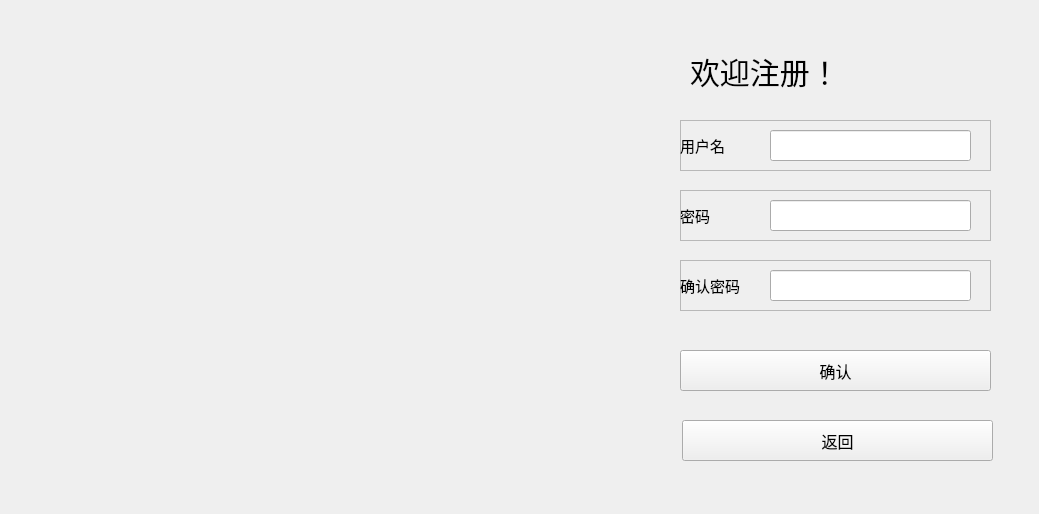
<?xml version="1.0" encoding="UTF-8"?>
<ui version="4.0">
 <class>Register</class>
 <widget class="QWidget" name="Register">
  <property name="geometry">
   <rect>
    <x>0</x>
    <y>0</y>
    <width>1039</width>
    <height>514</height>
   </rect>
  </property>
  <property name="windowTitle">
   <string>Form</string>
  </property>
  <widget class="QLabel" name="label">
   <property name="geometry">
    <rect>
     <x>690</x>
     <y>50</y>
     <width>291</width>
     <height>41</height>
    </rect>
   </property>
   <property name="styleSheet">
    <string notr="true">QLabel {
    font-size: 30px; 
	qproperty-alignment: AlignCenter;
}
</string>
   </property>
   <property name="text">
    <string>欢迎注册！</string>
   </property>
  </widget>
  <widget class="QFrame" name="frame">
   <property name="geometry">
    <rect>
     <x>680</x>
     <y>120</y>
     <width>311</width>
     <height>51</height>
    </rect>
   </property>
   <property name="frameShape">
    <enum>QFrame::StyledPanel</enum>
   </property>
   <property name="frameShadow">
    <enum>QFrame::Raised</enum>
   </property>
   <widget class="QLineEdit" name="UserNameReEdit">
    <property name="geometry">
     <rect>
      <x>90</x>
      <y>10</y>
      <width>201</width>
      <height>31</height>
     </rect>
    </property>
    <property name="styleSheet">
     <string notr="true">QLineEdit{
	font-size: 15px; 
}</string>
    </property>
   </widget>
   <widget class="QLabel" name="label_2">
    <property name="geometry">
     <rect>
      <x>0</x>
      <y>10</y>
      <width>91</width>
      <height>31</height>
     </rect>
    </property>
    <property name="styleSheet">
     <string notr="true">QLabel {
    font-size: 15px; 
	qproperty-alignment: AlignCenter;

}</string>
    </property>
    <property name="text">
     <string>用户名</string>
    </property>
   </widget>
  </widget>
  <widget class="QFrame" name="frame_2">
   <property name="geometry">
    <rect>
     <x>680</x>
     <y>190</y>
     <width>311</width>
     <height>51</height>
    </rect>
   </property>
   <property name="frameShape">
    <enum>QFrame::StyledPanel</enum>
   </property>
   <property name="frameShadow">
    <enum>QFrame::Raised</enum>
   </property>
   <widget class="QLineEdit" name="PasswordReEdit">
    <property name="geometry">
     <rect>
      <x>90</x>
      <y>10</y>
      <width>201</width>
      <height>31</height>
     </rect>
    </property>
    <property name="styleSheet">
     <string notr="true">QLineEdit{
	font-size: 15px; 
}</string>
    </property>
   </widget>
   <widget class="QLabel" name="label_3">
    <property name="geometry">
     <rect>
      <x>0</x>
      <y>10</y>
      <width>91</width>
      <height>31</height>
     </rect>
    </property>
    <property name="styleSheet">
     <string notr="true">QLabel {
    font-size: 15px; 
	qproperty-alignment: AlignCenter;

}</string>
    </property>
    <property name="text">
     <string>密码</string>
    </property>
   </widget>
  </widget>
  <widget class="QFrame" name="frame_3">
   <property name="geometry">
    <rect>
     <x>680</x>
     <y>260</y>
     <width>311</width>
     <height>51</height>
    </rect>
   </property>
   <property name="frameShape">
    <enum>QFrame::StyledPanel</enum>
   </property>
   <property name="frameShadow">
    <enum>QFrame::Raised</enum>
   </property>
   <widget class="QLineEdit" name="ComfirmPwEdit">
    <property name="geometry">
     <rect>
      <x>90</x>
      <y>10</y>
      <width>201</width>
      <height>31</height>
     </rect>
    </property>
    <property name="styleSheet">
     <string notr="true">QLineEdit{
	font-size: 15px; 
}</string>
    </property>
   </widget>
   <widget class="QLabel" name="label_4">
    <property name="geometry">
     <rect>
      <x>0</x>
      <y>10</y>
      <width>91</width>
      <height>31</height>
     </rect>
    </property>
    <property name="styleSheet">
     <string notr="true">QLabel {
    font-size: 15px; 
	qproperty-alignment: AlignCenter;

}</string>
    </property>
    <property name="text">
     <string>确认密码</string>
    </property>
   </widget>
  </widget>
  <widget class="QPushButton" name="ComFirmReButton">
   <property name="geometry">
    <rect>
     <x>680</x>
     <y>350</y>
     <width>311</width>
     <height>41</height>
    </rect>
   </property>
   <property name="styleSheet">
    <string notr="true">QPushButton {
    font-size: 16px;
}</string>
   </property>
   <property name="text">
    <string>确认</string>
   </property>
  </widget>
  <widget class="QPushButton" name="ReturnReButton">
   <property name="geometry">
    <rect>
     <x>682</x>
     <y>420</y>
     <width>311</width>
     <height>41</height>
    </rect>
   </property>
   <property name="styleSheet">
    <string notr="true">QPushButton {
    font-size: 16px;
}</string>
   </property>
   <property name="text">
    <string>返回</string>
   </property>
  </widget>
  <widget class="QLabel" name="picLable">
   <property name="geometry">
    <rect>
     <x>0</x>
     <y>0</y>
     <width>631</width>
     <height>511</height>
    </rect>
   </property>
   <property name="text">
    <string/>
   </property>
  </widget>
 </widget>
 <resources/>
 <connections/>
</ui>
